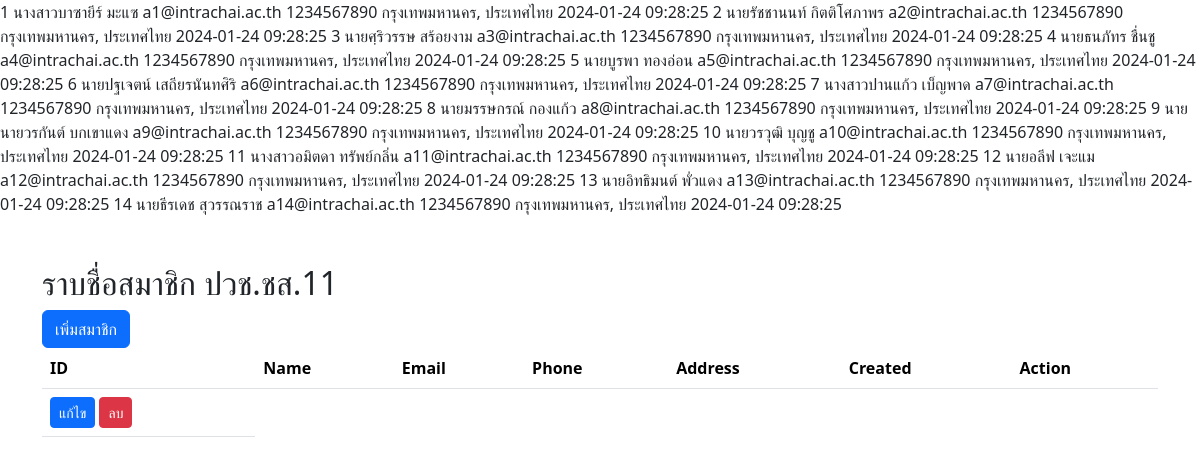
The page / on the database its author committed.
### tables this page shows
CREATE TABLE `amittada_ex3` (
  `id` int(11) NOT NULL,
  `name` varchar(100) NOT NULL,
  `email` varchar(200) NOT NULL,
  `phone` varchar(10) DEFAULT NULL,
  `address` varchar(200) DEFAULT NULL,
  `created_at` datetime NOT NULL DEFAULT current_timestamp()
);

### connect.php (the view, shortened to what this page needs)
<?php
$servername = "localhost";
$username = "root";
$password = "";
$dbname = "amittada_ex3";
$connection = new mysqli($servername, $username, $password, $dbname);
$sql = "SELECT * FROM amittada_ex3";
$result = $connection->query($sql);
while ($row = $result->fetch_assoc()) {
   echo "
   <tr>
        <td>$row[id]</td>
        <td>$row[name]</td>
        <td>$row[email]</td>
        <td>$row[phone]</td>
        <td>$row[address]</td>
        <td>$row[created_at]</td>
   </tr>
   ";
}
?>

### index.php (shortened to what this page needs)
<!DOCTYPE html>
<html lang="en">
<head>
    <?php require_once "setHead.php"?>
    <?php require_once "connect.php"?>
</head>
<body>
    <div class="container my-5">
        <h2>ราบชื่อสมาชิก ปวช.ชส.11</h2>
        <a class="btn btn-primary" href="/Amittada_ex3/create.php" role="botton">เพิ่มสมาชิก</a>
        <br>
        <table class="table">
            <thead>
                <tr>
                    <th>ID</th>
                    <th>Name</th>
                    <th>Email</th>
                    <th>Phone</th>
                    <th>Address</th>
                    <th>Created</th>
                    <th>Action</th>
                </tr>
            </thead>
            <tbody>
                <tr>
                    <td>
                        <a class="btn btn-primary btn-sm" href="#">แก้ไข</a>
                        <a class="btn btn-danger btn-sm" href="#">ลบ</a>
                    </td>
                </tr>
            </tbody>
        </table>
    </div>
</body>
</html>

### setHead.php
<head>
    <link rel="stylesheet" href="https://cdn.jsdelivr.net/npm/bootstrap@5.3.2/dist/css/bootstrap.min.css">
</head>

### rows shown on the page
amittada_ex3: id "1", name "นางสาวบาซายีร์ มะแซ", email "a1@intrachai.ac.th", phone "1234567890", address "กรุงเทพมหานคร, ประเทศไทย", created_at "2024-01-24 09:28:25"
amittada_ex3: id "2", name "นายรัชชานนท์ กิตติโศภาพร", email "a2@intrachai.ac.th", phone "1234567890", address "กรุงเทพมหานคร, ประเทศไทย", created_at "2024-01-24 09:28:25"
amittada_ex3: id "3", name "นายศฺริวรรษ สร้อยงาม", email "a3@intrachai.ac.th", phone "1234567890", address "กรุงเทพมหานคร, ประเทศไทย", created_at "2024-01-24 09:28:25"
amittada_ex3: id "4", name "นายธนภัทร ชื่นชู", email "a4@intrachai.ac.th", phone "1234567890", address "กรุงเทพมหานคร, ประเทศไทย", created_at "2024-01-24 09:28:25"
amittada_ex3: id "5", name "นายบูรพา ทองอ่อน", email "a5@intrachai.ac.th", phone "1234567890", address "กรุงเทพมหานคร, ประเทศไทย", created_at "2024-01-24 09:28:25"
amittada_ex3: id "6", name "นายปฐเจตน์ เสถียรนันทศิริ", email "a6@intrachai.ac.th", phone "1234567890", address "กรุงเทพมหานคร, ประเทศไทย", created_at "2024-01-24 09:28:25"
amittada_ex3: id "7", name "นางสาวปานแก้ว เบ็ญพาด", email "a7@intrachai.ac.th", phone "1234567890", address "กรุงเทพมหานคร, ประเทศไทย", created_at "2024-01-24 09:28:25"
amittada_ex3: id "8", name "นายมรรษกรณ์ กองแก้ว", email "a8@intrachai.ac.th", phone "1234567890", address "กรุงเทพมหานคร, ประเทศไทย", created_at "2024-01-24 09:28:25"
amittada_ex3: id "9", name "นายนายวรกันต์ บกเขาแดง", email "a9@intrachai.ac.th", phone "1234567890", address "กรุงเทพมหานคร, ประเทศไทย", created_at "2024-01-24 09:28:25"
amittada_ex3: id "10", name "นายวรวุฒิ บุญชู", email "a10@intrachai.ac.th", phone "1234567890", address "กรุงเทพมหานคร, ประเทศไทย", created_at "2024-01-24 09:28:25"
amittada_ex3: id "11", name "นางสาวอมิตดา ทรัพย์กลิ่น", email "a11@intrachai.ac.th", phone "1234567890", address "กรุงเทพมหานคร, ประเทศไทย", created_at "2024-01-24 09:28:25"
amittada_ex3: id "12", name "นายอลีฟ เจะแม", email "a12@intrachai.ac.th", phone "1234567890", address "กรุงเทพมหานคร, ประเทศไทย", created_at "2024-01-24 09:28:25"
amittada_ex3: id "13", name "นายอิทธิมนต์ พั่วแดง", email "a13@intrachai.ac.th", phone "1234567890", address "กรุงเทพมหานคร, ประเทศไทย", created_at "2024-01-24 09:28:25"
amittada_ex3: id "14", name "นายธีรเดช สุวรรณราช", email "a14@intrachai.ac.th", phone "1234567890", address "กรุงเทพมหานคร, ประเทศไทย", created_at "2024-01-24 09:28:25"
